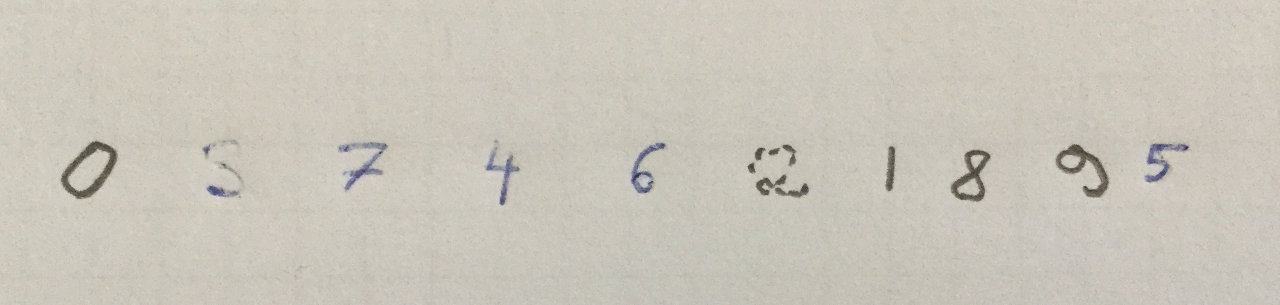
#> input picture data/numbers.jpg, 2559 x 610 px (shown at 1/2 size)
$ jupyter execute --allow-errors Neuronale_Netze_selbst_programmieren.ipynb   (shell and % lines are left out)   (older library calls are emulated)
#> lines starting #> are read from the running program, lines starting #| are printed output that depends on the picture; after the words box and inside, x2 and y2 are one past the last pixel; in counts of white or black regions, pixels touching at a corner belong together
[cell 1]
import numpy
import random
#scipy.special for the sigmoid function expit() and inverse logit()
import scipy.special
#scipy.ndimage for rotate
import scipy.ndimage
import matplotlib.pyplot as plt
import cv2 as cv2

[cell 2]
################################################################################
# A simple 3 layer neural network with
# 'input_nodes' number of input nodes
# 'hidden_nodes' number of hidden nodes
# 'output_nodes' number of output nodes
class NeuralNetwork:
################################################################################
    def __init__(self, input_nodes, hidden_nodes, output_nodes, learning_rate):
        self.iNodes = input_nodes
        self.hNodes = hidden_nodes
        self.oNodes = output_nodes

        self.learningRate = learning_rate

        #link weight matrices
        #self.weightsInputToHidden = (numpy.random.rand(self.hNodes, self.hNodes) - 0.5)
        #self.weightsHiddenToOutput = (numpy.random.rand(self.oNodes, self.hNodes) - 0.5)

        #Optinal: Weight initialisation by connections to nodes 1/√number_of_inputs
        self.weightsInputToHidden = numpy.random.normal(0.0, pow(self.hNodes, -0.5), (self.hNodes, self.iNodes))
        self.weightsHiddenToOutput = numpy.random.normal(0.0, pow(self.oNodes, -0.5), (self.oNodes, self.hNodes))

        #sigmoid activation function
        self.activationFunction = lambda x : scipy.special.expit(x)
        #the invers sigmoid function for backward query
        self.inverse_activation_function = lambda x : scipy.special.logit(x)

################################################################################
    def train(self, inputs_list, targets_list):
        # convert inputs list to 2d array
        inputs = numpy.array(inputs_list, ndmin=2).T
        targets = numpy.array(targets_list, ndmin=2).T

        #query the network
        final_outputs, hidden_outputs = self.query(inputs_list)

        # calculate error
        output_errors = targets - final_outputs
        hidden_errors = numpy.dot(self.weightsHiddenToOutput.T, output_errors)

        # update weights for the links between the hidden and output layers
        self.weightsHiddenToOutput += self.learningRate \
                                    * numpy.dot((output_errors * final_outputs *
                                                (1.0 - final_outputs)),
                                                numpy.transpose(hidden_outputs))

        # update weights for the links between the input and hidden layers
        self.weightsInputToHidden += self.learningRate \
                                    * numpy.dot((hidden_errors * hidden_outputs *
                                                (1.0 - hidden_outputs)),
                                                numpy.transpose(inputs))

################################################################################
    #query the neural network
    def query(self, inputs_list):
        #convert inputs list to 2d array
        inputs = numpy.array(inputs_list, ndmin=2).T

        #calculate signals to hidden layer
        hidden_inputs = numpy.dot(self.weightsInputToHidden, inputs)
        #calculate signals emerging from hidden layer
        hidden_outputs = self.activationFunction(hidden_inputs)

        #calculate signals to final layer
        final_inputs = numpy.dot(self.weightsHiddenToOutput, hidden_outputs)
        #calculate signals emerging from output layer
        final_outputs = self.activationFunction(final_inputs)

        return final_outputs, hidden_outputs
################################################################################
    # backquery the neural network
    def backquery(self, targets_list):
        # transpose the targets list to a vertical array
        final_outputs = numpy.array(targets_list, ndmin=2).T

        # calculate the signal into the final output layer
        final_inputs = self.inverse_activation_function(final_outputs)

        # calculate the signal out of the hidden layer
        hidden_outputs = numpy.dot(self.weightsHiddenToOutput.T, final_inputs)
        # scale them back to 0.01 to .99
        hidden_outputs -= numpy.min(hidden_outputs)
        hidden_outputs /= numpy.max(hidden_outputs)
        hidden_outputs *= 0.98
        hidden_outputs += 0.01

        # calculate the signal into the hidden layer
        hidden_inputs = self.inverse_activation_function(hidden_outputs)

        # calculate the signal out of the input layer
        inputs = numpy.dot(self.weightsInputToHidden.T, hidden_inputs)
        # scale them back to 0.01 to .99
        inputs -= numpy.min(inputs)
        inputs /= numpy.max(inputs)
        inputs *= 0.98
        inputs += 0.01

        return inputs

[cell 3]
# Train the network
# number of input, hidden and output nodes

# file to the training data from https://pjreddie.com/projects/mnist-in-csv/
train_file = "data/mnist_train.csv"
#train_file = "data/mnist_train_100.csv"

input_nodes = 784
hidden_nodes = 200
output_nodes = 10

learning_rate = 0.01

epochs = 10

# create instance of neural network
n = NeuralNetwork(input_nodes, hidden_nodes, output_nodes, learning_rate)

# load the MNIST training data
print("Loading training data ...")
#> (the rest of this cell did not finish here and is left out)

[cell 4]
# Test the neural network performance with the test data

# load the MNIST test data
# file to the test data from https://pjreddie.com/projects/mnist-in-csv/
test_file = "data/mnist_test.csv"
#test_file = "data/mnist_test_10.csv"

#> (the rest of this cell did not finish here and is left out)

[cell 5]
# run the network backwards, given a label, see what image it produces

for label in range(0,10):
    # create the output signals for this label
    targets = numpy.zeros(output_nodes) + 0.01
    targets[label] = 0.99

    # get image data
    image_data = n.backquery(targets)

    plt.title(label)
    plt.imshow(image_data.reshape(28,28), cmap='gray', interpolation='None')
    plt.tight_layout()
    plt.show()
#> this loop made 10 passes
#> pass 1, `plt.show()`:
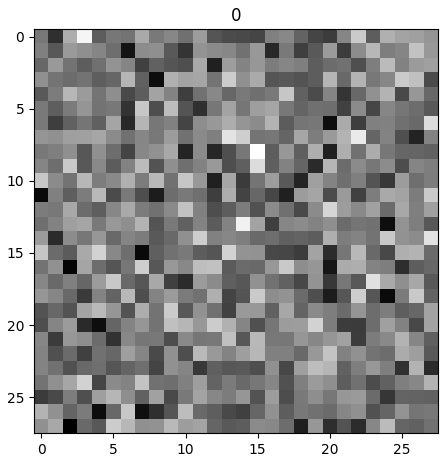
#> figure drawn by matplotlib, 1 panel

[cell 6]
# Read own test data and preprocess the image
# Read image
img = cv2.imread("data/numbers.jpg",0)
#> img: shape (610, 2559); min 27, max 227, mean 197.4

# resize the image
resized_img = cv2.resize(img, (0,0), fx=0.5, fy=0.5)
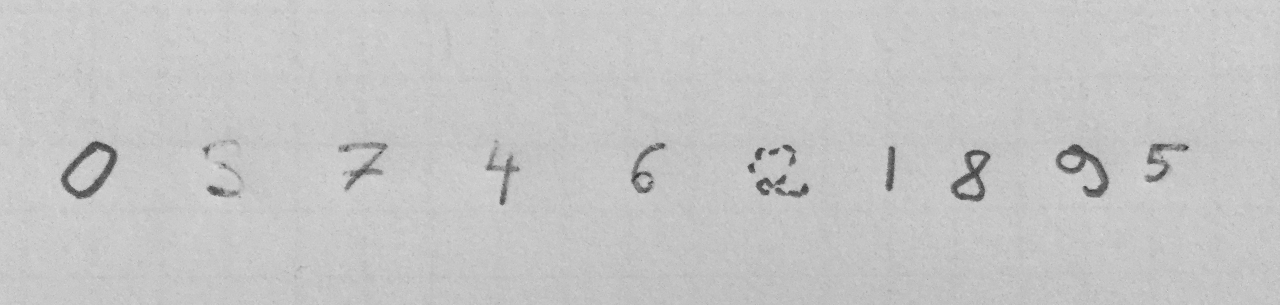
#> resized_img: shape (305, 1280); min 47, max 219, mean 197.5
# show the result
plt.imshow(resized_img, cmap='gray')
plt.show()

# apply threshold on image
_,threshold_image = cv2.threshold(resized_img,160,255,cv2.THRESH_BINARY)
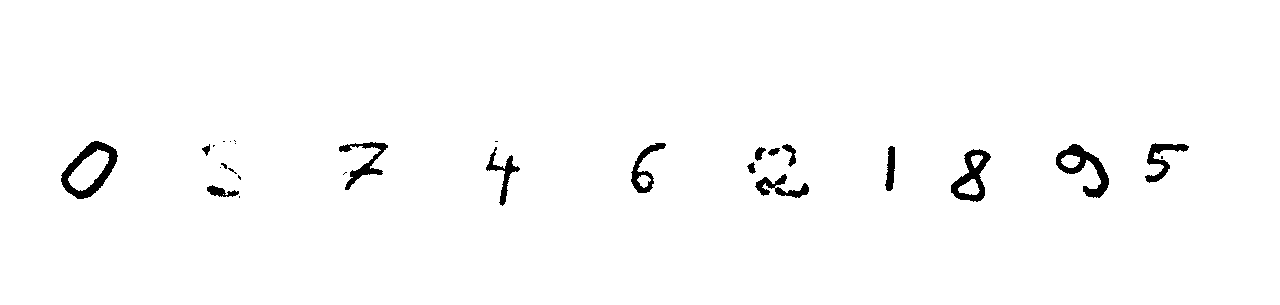
#> threshold_image: shape (305, 1280); 98.3% white; 28 black regions (12 under 20 px), largest, box (x1, y1, x2, y2) and area: (61, 141, 118, 199) 1154, (1056, 144, 1109, 198) 994, (951, 149, 991, 202) 879

# dilate, close and open image
kernel = numpy.ones((5,5),numpy.uint8)
morph_image = cv2.dilate(cv2.bitwise_not(threshold_image),kernel,iterations = 3)
#> morph_image: shape (305, 1280); 6.4% white; 10 white regions, largest, box (x1, y1, x2, y2) and area: (741, 138, 815, 204) 3513, (55, 135, 124, 205) 3477, (1050, 138, 1115, 204) 2970
morph_image = cv2.morphologyEx(morph_image.copy(), cv2.MORPH_CLOSE, kernel)
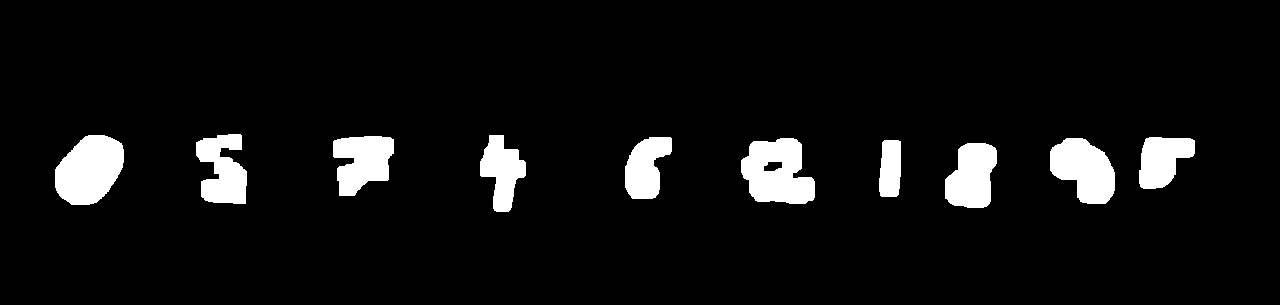
#> morph_image: shape (305, 1280); 6.4% white; 10 white regions
morph_image = cv2.morphologyEx(morph_image.copy(), cv2.MORPH_OPEN, kernel)

# find conturs in image
_, contours, hirachy = cv2.findContours(morph_image,cv2.RETR_EXTERNAL,cv2.CHAIN_APPROX_SIMPLE)
#> contours = 10 contours; largest, box (x1, y1, x2, y2) and area: (741, 138, 815, 204) 3547, (55, 135, 124, 205) 3504, (1050, 138, 1115, 204) 2896, (333, 136, 394, 196) 2528, (945, 143, 997, 208) 2482; hirachy = [[1, -1, -1, -1], [2, 0, -1, -1], [3, 1, -1, -1], [4, 2, -1, -1], [5, 3, -1, -1], [6, 4, -1, -1], [7, 5, -1, -1], [8, 6, -1, -1], [9, 7, -1, -1], [-1, 8, -1, -1]]

# crop the image and resize to 28x28 px
number_images = []
bunding_box_image = resized_img.copy()
for c in contours:
    rect = cv2.boundingRect(c)
    x,y,w,h = rect

    # Crop from x, y, w, h
    # NOTE: its img[y: y + h, x: x + w]
    crop_image = resized_img.copy()[y:y+h, x:x+w]
    resized_number_image = cv2.resize(crop_image, (28,28))
    _,result_image = cv2.threshold(resized_number_image,170,255,cv2.THRESH_BINARY_INV)

    number_images.append(result_image)

    cv2.rectangle(bunding_box_image,(x,y),(x+w,y+h),(0,255,0),2)
#> this loop made 10 passes
#> (x, y, w, h) on passes 1 to 10: (945, 143, 52, 65), (879, 140, 22, 57), (1050, 138, 65, 66), (741, 138, 74, 66), (1139, 137, 56, 52), (625, 137, 47, 62), (333, 136, 61, 60), (480, 135, 46, 77), (55, 135, 69, 70), (196, 134, 51, 70)
#> pass 1, `_,result_image = cv2.threshold(resized_number_image,170,255,cv2.THRESH..`:
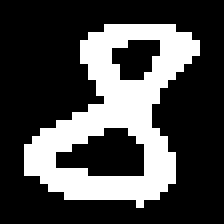
#> result_image: shape (28, 28) (shown 8 times larger); 28.8% white; 1 white region, box (x1, y1, x2, y2) and area: (3, 3, 25, 26) 226
#> pass 2, `crop_image = resized_img.copy()[y:y+h, x:x+w]`:
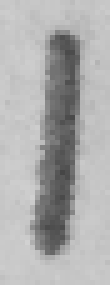
#> crop_image: shape (57, 22) (shown 5 times larger); min 70, max 209, mean 173.5
#> after the loop:
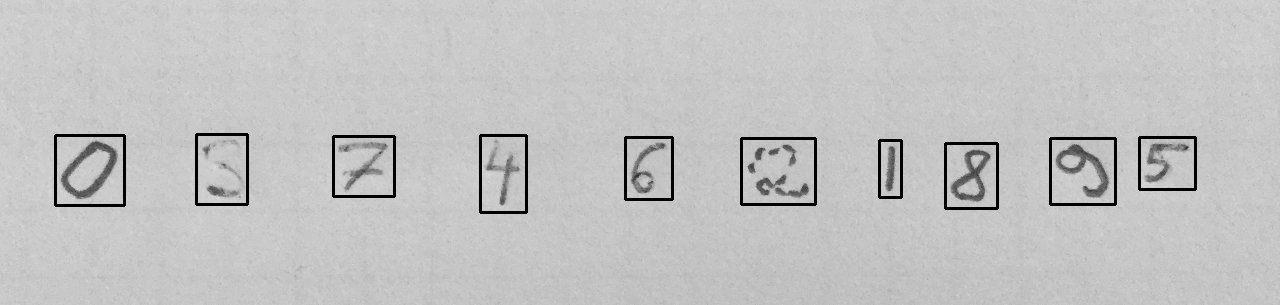
#> bunding_box_image: shape (305, 1280); 1.82% of pixels changed, all inside (x1, y1, x2, y2) = (54, 133, 1197, 214)
#> after the loop:
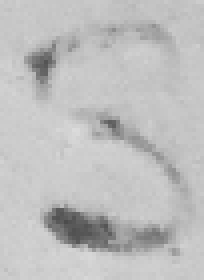
#> crop_image: shape (70, 51) (shown 4 times larger); min 76, max 219, mean 190.5
#> after the loop:
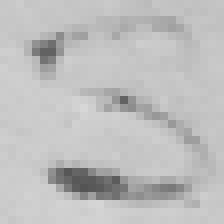
#> resized_number_image: shape (28, 28) (shown 8 times larger); min 84, max 215, mean 190.4
#> after the loop, number_images = 10 items

# show the bounding boxes
plt.imshow(bunding_box_image, cmap='gray')
plt.show()

[cell 7]
# query the network with own test data
for number_img in number_images:
    scaled_input = (numpy.asfarray(number_img.reshape(784)) / 255.0 * 0.99) + 0.01

    # query the network
    outputs, _ = n.query(scaled_input)

    # the index with the highest value correspond to the label
    label = numpy.argmax(outputs)

    # print the image
    plt.imshow(number_img, cmap='binary')
    plt.show()

    # show the result
    print("Predicted as " + str(label))
#> this loop made 10 passes
#| Predicted as 4
#| Predicted as 4
#| Predicted as 4
#| Predicted as 4
#| Predicted as 4
#| Predicted as 4
#| Predicted as 4
#| Predicted as 4
#> (further printed lines are left out)
#> pass 2, `plt.show()`:
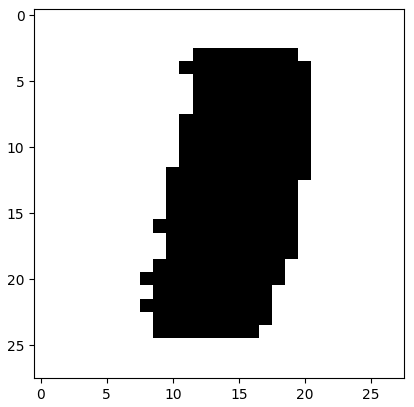
#> figure drawn by matplotlib, 1 panel
